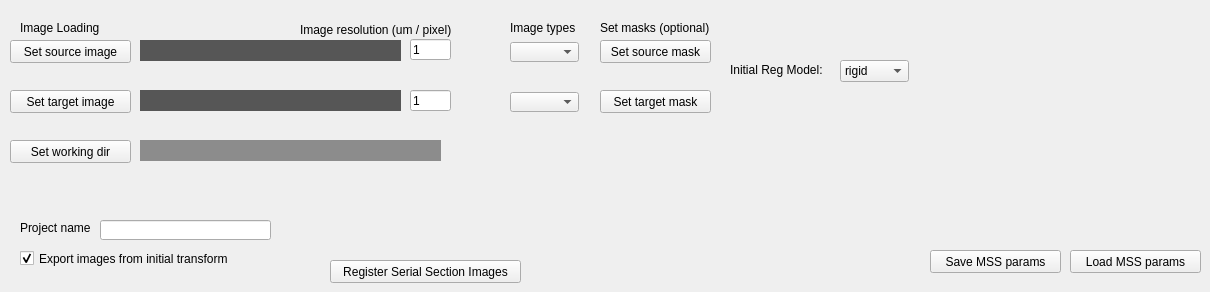
    <widget class="QWidget" name="SerialSec">
     <attribute name="title">
      <string>Serial Section Registration</string>
     </attribute>
     <widget class="QComboBox" name="MSS_target_img_type">
      <property name="geometry">
       <rect>
        <x>510</x>
        <y>92</y>
        <width>69</width>
        <height>20</height>
       </rect>
      </property>
      <property name="currentText">
       <string/>
      </property>
     </widget>
     <widget class="QLabel" name="MSS_projectname_overhead">
      <property name="geometry">
       <rect>
        <x>20</x>
        <y>220</y>
        <width>81</width>
        <height>16</height>
       </rect>
      </property>
      <property name="text">
       <string>Project name</string>
      </property>
     </widget>
     <widget class="QComboBox" name="MSS_source_img_type">
      <property name="geometry">
       <rect>
        <x>510</x>
        <y>42</y>
        <width>69</width>
        <height>20</height>
       </rect>
      </property>
      <property name="currentText">
       <string/>
      </property>
     </widget>
     <widget class="QLabel" name="MSS_textbox_wd">
      <property name="geometry">
       <rect>
        <x>140</x>
        <y>140</y>
        <width>301</width>
        <height>21</height>
       </rect>
      </property>
      <property name="styleSheet">
       <string notr="true">background-color: rgb(140, 140, 140);
color: rgb(255, 255, 255);
font: 75 8pt &quot;Arial&quot;;</string>
      </property>
      <property name="text">
       <string/>
      </property>
     </widget>
     <widget class="QLabel" name="MSS_type_overhead">
      <property name="geometry">
       <rect>
        <x>510</x>
        <y>20</y>
        <width>81</width>
        <height>16</height>
       </rect>
      </property>
      <property name="text">
       <string>Image types</string>
      </property>
     </widget>
     <widget class="QLineEdit" name="MSS_textbox_fn">
      <property name="geometry">
       <rect>
        <x>100</x>
        <y>220</y>
        <width>171</width>
        <height>20</height>
       </rect>
      </property>
     </widget>
     <widget class="QPushButton" name="MSS_button_source">
      <property name="geometry">
       <rect>
        <x>10</x>
        <y>40</y>
        <width>121</width>
        <height>23</height>
       </rect>
      </property>
      <property name="text">
       <string>Set source image</string>
      </property>
     </widget>
     <widget class="QPushButton" name="MSS_button_src_mask">
      <property name="geometry">
       <rect>
        <x>600</x>
        <y>40</y>
        <width>111</width>
        <height>23</height>
       </rect>
      </property>
      <property name="text">
       <string>Set source mask</string>
      </property>
     </widget>
     <widget class="QLabel" name="MSS_textbox_target">
      <property name="geometry">
       <rect>
        <x>140</x>
        <y>90</y>
        <width>261</width>
        <height>21</height>
       </rect>
      </property>
      <property name="styleSheet">
       <string notr="true">background-color: rgb(86, 86, 86);
font: italic 8pt &quot;Arial&quot;;
color: rgb(255, 255, 255);</string>
      </property>
      <property name="text">
       <string/>
      </property>
     </widget>
     <widget class="QPushButton" name="MSS_button_register_images">
      <property name="geometry">
       <rect>
        <x>330</x>
        <y>260</y>
        <width>191</width>
        <height>23</height>
       </rect>
      </property>
      <property name="text">
       <string>Register Serial Section Images</string>
      </property>
     </widget>
     <widget class="QPushButton" name="MSS_button_wd">
      <property name="geometry">
       <rect>
        <x>10</x>
        <y>140</y>
        <width>121</width>
        <height>23</height>
       </rect>
      </property>
      <property name="text">
       <string>Set working dir</string>
      </property>
     </widget>
     <widget class="QLabel" name="MSS_setmasks_overhead">
      <property name="geometry">
       <rect>
        <x>600</x>
        <y>20</y>
        <width>131</width>
        <height>16</height>
       </rect>
      </property>
      <property name="text">
       <string>Set masks (optional)</string>
      </property>
     </widget>
     <widget class="QPushButton" name="MSS_button_target">
      <property name="geometry">
       <rect>
        <x>10</x>
        <y>90</y>
        <width>121</width>
        <height>23</height>
       </rect>
      </property>
      <property name="text">
       <string>Set target image</string>
      </property>
     </widget>
     <widget class="QPushButton" name="MSS_button_tgt_mask">
      <property name="geometry">
       <rect>
        <x>600</x>
        <y>90</y>
        <width>111</width>
        <height>23</height>
       </rect>
      </property>
      <property name="text">
       <string>Set target mask</string>
      </property>
     </widget>
     <widget class="QLabel" name="MSS_textbox_source">
      <property name="geometry">
       <rect>
        <x>140</x>
        <y>40</y>
        <width>261</width>
        <height>21</height>
       </rect>
      </property>
      <property name="styleSheet">
       <string notr="true">background-color: rgb(86, 86, 86);
font: italic 8pt &quot;Arial&quot;;
color: rgb(255, 255, 255);</string>
      </property>
      <property name="text">
       <string/>
      </property>
     </widget>
     <widget class="QLabel" name="MSS_Imageloading_overhead">
      <property name="geometry">
       <rect>
        <x>20</x>
        <y>20</y>
        <width>121</width>
        <height>16</height>
       </rect>
      </property>
      <property name="styleSheet">
       <string notr="true">font: 11pt &quot;MS Shell Dlg 2&quot;;</string>
      </property>
      <property name="text">
       <string>Image Loading</string>
      </property>
     </widget>
     <widget class="QLabel" name="MSS_regmodel_s1t1_label">
      <property name="geometry">
       <rect>
        <x>730</x>
        <y>60</y>
        <width>111</width>
        <height>20</height>
       </rect>
      </property>
      <property name="text">
       <string>Initial Reg Model:</string>
      </property>
     </widget>
     <widget class="QComboBox" name="MSS_Reg_model1">
      <property name="geometry">
       <rect>
        <x>840</x>
        <y>60</y>
        <width>69</width>
        <height>22</height>
       </rect>
      </property>
      <item>
       <property name="text">
        <string>rigid</string>
       </property>
      </item>
      <item>
       <property name="text">
        <string>affine</string>
       </property>
      </item>
      <item>
       <property name="text">
        <string>nl</string>
       </property>
      </item>
      <item>
       <property name="text">
        <string>scaled_rigid</string>
       </property>
      </item>
      <item>
       <property name="text">
        <string>import...</string>
       </property>
      </item>
     </widget>
     <widget class="QCheckBox" name="MSS_intermediate_export">
      <property name="geometry">
       <rect>
        <x>20</x>
        <y>250</y>
        <width>271</width>
        <height>17</height>
       </rect>
      </property>
      <property name="text">
       <string>Export images from initial transform</string>
      </property>
      <property name="checked">
       <bool>true</bool>
      </property>
     </widget>
     <widget class="QLineEdit" name="MSS_src_reso">
      <property name="geometry">
       <rect>
        <x>410</x>
        <y>39</y>
        <width>41</width>
        <height>21</height>
       </rect>
      </property>
      <property name="text">
       <string>1</string>
      </property>
     </widget>
     <widget class="QLineEdit" name="MSS_tgt_reso">
      <property name="geometry">
       <rect>
        <x>410</x>
        <y>90</y>
        <width>41</width>
        <height>21</height>
       </rect>
      </property>
      <property name="text">
       <string>1</string>
      </property>
     </widget>
     <widget class="QLabel" name="MSS_type_img_res_label">
      <property name="geometry">
       <rect>
        <x>300</x>
        <y>20</y>
        <width>181</width>
        <height>20</height>
       </rect>
      </property>
      <property name="text">
       <string>Image resolution (um / pixel)</string>
      </property>
     </widget>
     <widget class="QPushButton" name="MSS_load_params">
      <property name="geometry">
       <rect>
        <x>1070</x>
        <y>250</y>
        <width>131</width>
        <height>23</height>
       </rect>
      </property>
      <property name="text">
       <string>Load MSS params</string>
      </property>
     </widget>
     <widget class="QPushButton" name="MSS_save_params">
      <property name="geometry">
       <rect>
        <x>930</x>
        <y>250</y>
        <width>131</width>
        <height>23</height>
       </rect>
      </property>
      <property name="text">
       <string>Save MSS params</string>
      </property>
     </widget>
    </widget>
